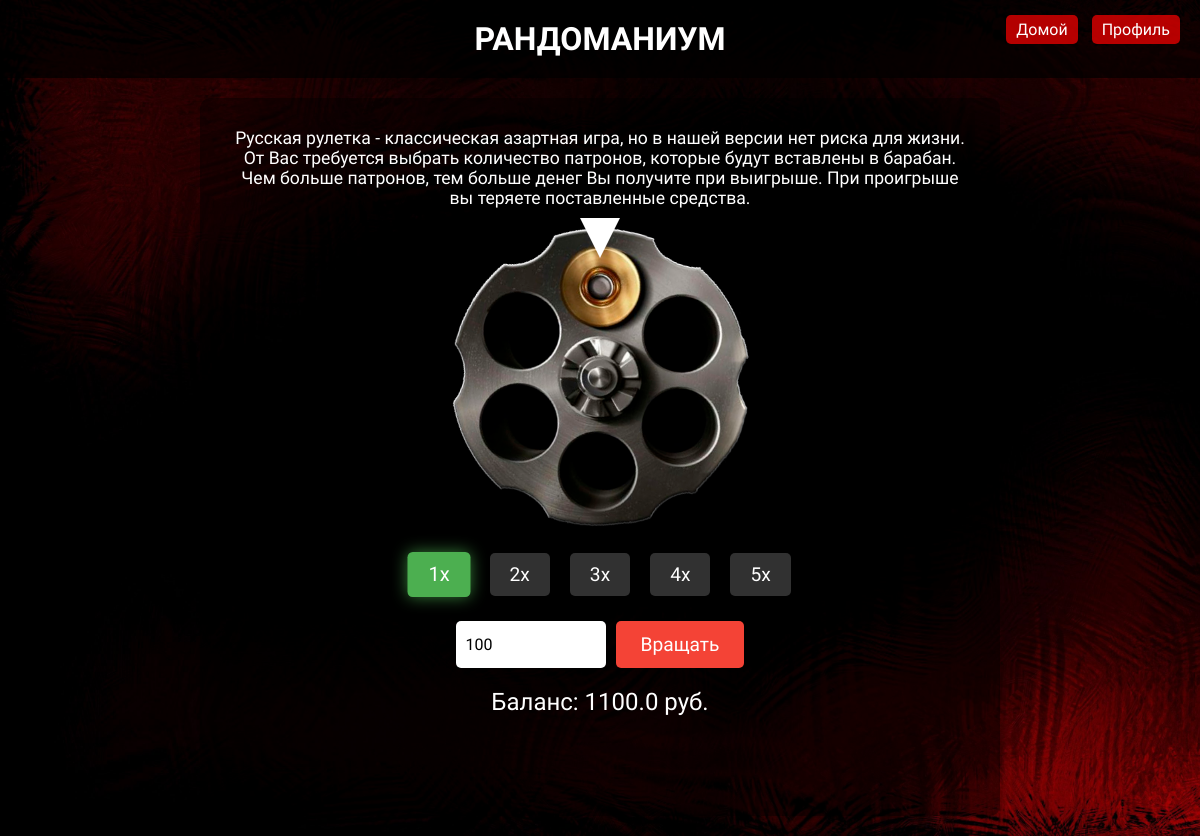
Before: /game (signed in) with the older database file.
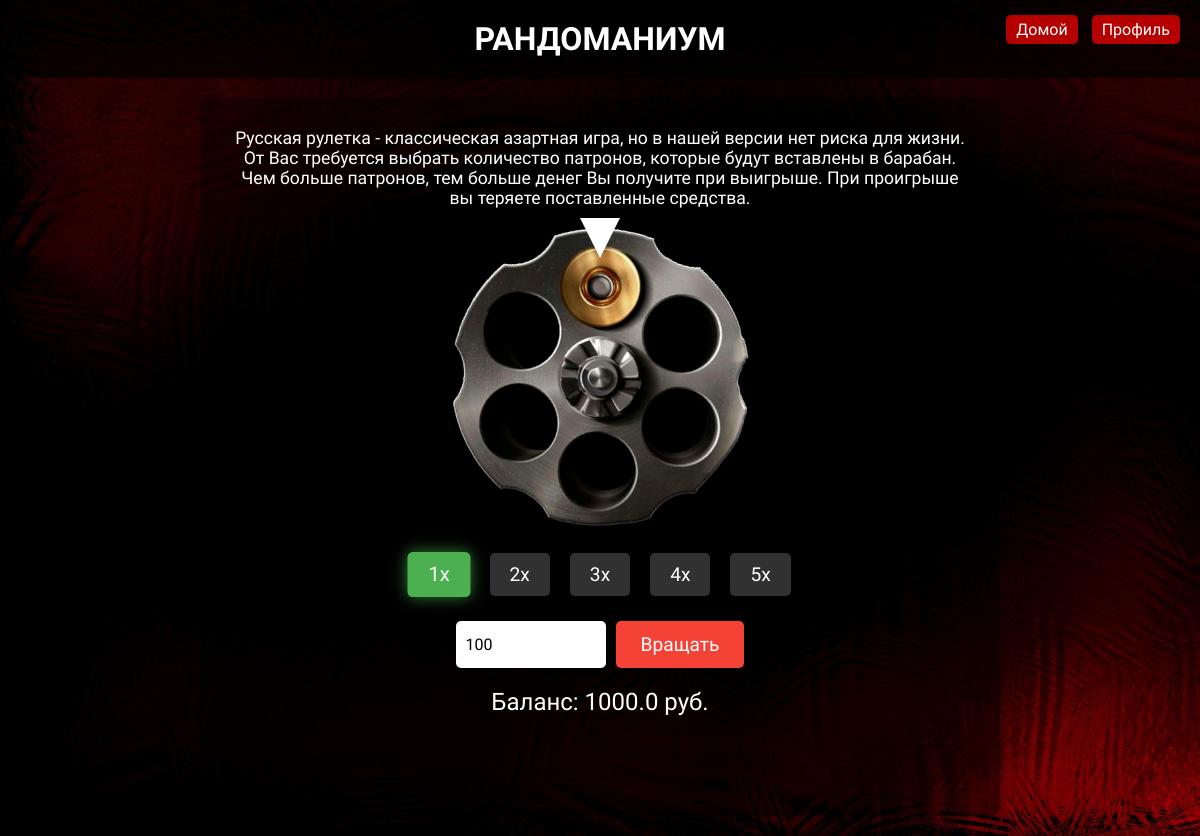
After: the same page with the newer database file.
### tables this page shows
CREATE TABLE users (
            id INTEGER PRIMARY KEY AUTOINCREMENT,
            login TEXT UNIQUE,
            password TEXT,
            balance REAL DEFAULT 1000.0
        );

### app.py (the view, shortened to what this page needs)
@app.route('/game', methods=['GET', 'POST'])  # Разрешаем оба метода
def game():
    if 'user_id' not in session:
        return redirect(url_for('login'))
    conn = sqlite3.connect('database.db')
    cursor = conn.cursor()
    if request.method == 'GET':
        cursor.execute('SELECT balance FROM users WHERE id = ?', (session['user_id'],))
        balance = cursor.fetchone()[0]
        conn.close()
        return render_template('game.html', balance=balance)

### templates/game.html (shortened to what this page needs)
{% extends "base.html" %}
{% block content %}
<div class="game-container">
    <div class="game-description">
        <p>Русская рулетка - классическая азартная игра, но в нашей версии нет риска для жизни. От Вас требуется выбрать количество патронов, которые будут вставлены в барабан. Чем больше патронов, тем больше денег Вы получите при выигрыше. При проигрыше вы теряете поставленные средства.</p>
    </div>
    <div class="cylinder-container">
        <img id="cylinder" src="{{ url_for('static', filename='images/cylinder1.png') }}" alt="Револьвер">
        <div id="arrow" class="arrow"></div>
    </div>
    <div class="multiplier-buttons">
    <button class="multiplier" data-multiplier="1">1x</button>
    <button class="multiplier" data-multiplier="2">2x</button>
    <button class="multiplier" data-multiplier="3">3x</button>
    <button class="multiplier" data-multiplier="4">4x</button>
    <button class="multiplier" data-multiplier="5">5x</button>
    </div>
    <div class="bet-container">
        <input type="number" id="bet" name="bet" min="1" step="1" max="{{ balance }}"
               placeholder="Ставка в рублях" value="100">
        <button id="spin" class="spin-button">Вращать</button>
    </div>
    <div class="balance">
        Баланс: <span id="balance">{{ balance }}</span> руб.
    </div>
    <div class="result" id="result">
    </div>
</div>
{% endblock %}

### templates/base.html (shortened to what this page needs)
<!DOCTYPE html>
<html lang="ru">
<head>
    <link rel="stylesheet" href="{{ url_for('static', filename='css/style.css') }}">
</head>
<body>
    <header>
        <h1>РАНДОМАНИУМ</h1>
        {% if 'user_id' in session %}
            <nav>
                <a href="{{ url_for('game') }}" class="nav-button">Домой</a>
                <a href="{{ url_for('profile') }}" class="nav-button">Профиль</a>
            </nav>
        {% endif %}
    </header>
    <main>
        {% block content %}{% endblock %}
    </main>
</body>
</html>

### static/css/style.css (style rules this page uses)
* { margin: 0; padding: 0; box-sizing: border-box; font-family: 'Comfortaa', cursive; }
body { background-image: url('../images/russian_roulette_background.jpg'); background-size: cover; background-attachment: fixed; color: white; min-height: 100vh; }
header { background-color: rgba(0, 0, 0, 0.7); padding: 20px; text-align: center; position: relative; }
header h1 { font-size: 2rem; margin: 0; }
nav { position: absolute; top: 20px; right: 20px; }
.nav-button { color: white; text-decoration: none; margin-left: 10px; padding: 5px 10px; background-color: rgba(255, 0, 0, 0.7); border-radius: 5px; transition: background-color 0.3s; }
main { padding: 20px; display: flex; justify-content: center; align-items: center; min-height: calc(100vh - 100px); }
.game-container { background-color: rgba(0, 0, 0, 0.4); padding: 20px; border-radius: 10px; width: 100%; max-width: 800px; text-align: center; }
.game-description { margin-bottom: 20px; font-size: 1.1rem; }
.cylinder-container { position: relative; margin: 20px auto; width: 300px; height: 300px; }
#cylinder { width: 100%; height: 100%; object-fit: contain; transition: transform 3s ease-out; display: block; transform-origin: center center; will-change: transform; }
.arrow { position: absolute; top: -10px; left: 50%; transform: translateX(-50%) rotate(180deg); width: 0; height: 0; border-left: 20px solid transparent; border-right: 20px solid transparent; border-bottom: 40px solid rgb(255, 255, 255); }
p { margin: 10px; }
.multiplier-buttons { display: flex; justify-content: center; gap: 10px; margin: 20px 0; }
.multiplier { background-color: rgba(70, 70, 70, 0.7); color: white; border: none; padding: 10px 20px; border-radius: 5px; font-size: 1.2rem; cursor: pointer; transition: all 0.3s; margin: 5px; }
.multiplier.active { background-color: #4CAF50 !important; color: white; transform: scale(1.05); box-shadow: 0 0 15px rgba(76, 175, 80, 0.7); }
.bet-container { display: flex; justify-content: center; gap: 10px; margin: 20px 0; }
#bet { padding: 10px; border-radius: 5px; border: none; font-size: 1rem; width: 150px; }
.spin-button { background-color: #f44336; color: white; border: none; padding: 12px 25px; border-radius: 5px; font-size: 1.2rem; cursor: pointer; transition: all 0.3s; }
.result { font-size: 1.5rem; margin: 20px 0; min-height: 40px; }
.balance { font-size: 1.5rem; margin-top: 20px; }

Changed rows visible on the page:
changed users: balance "1100.0" → "1000.0"
